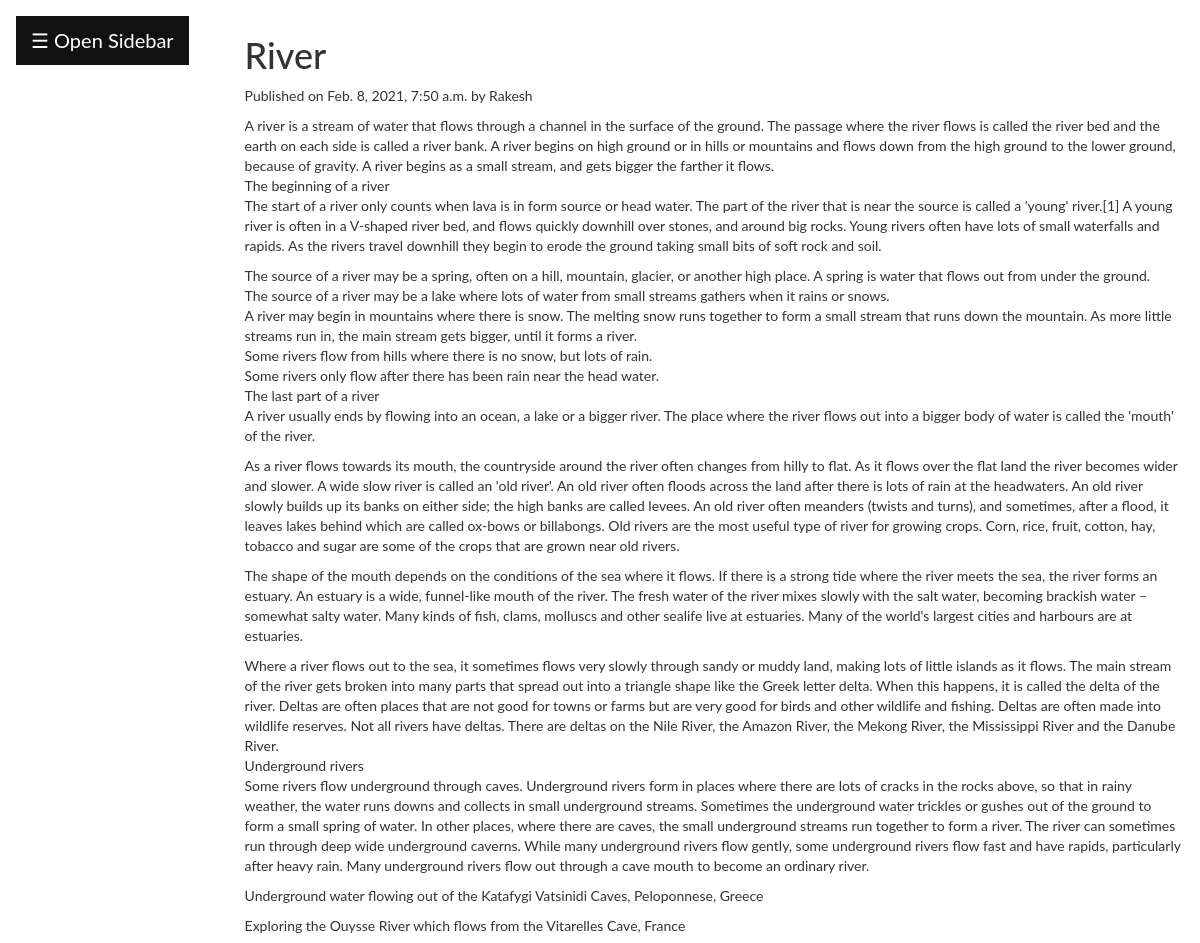
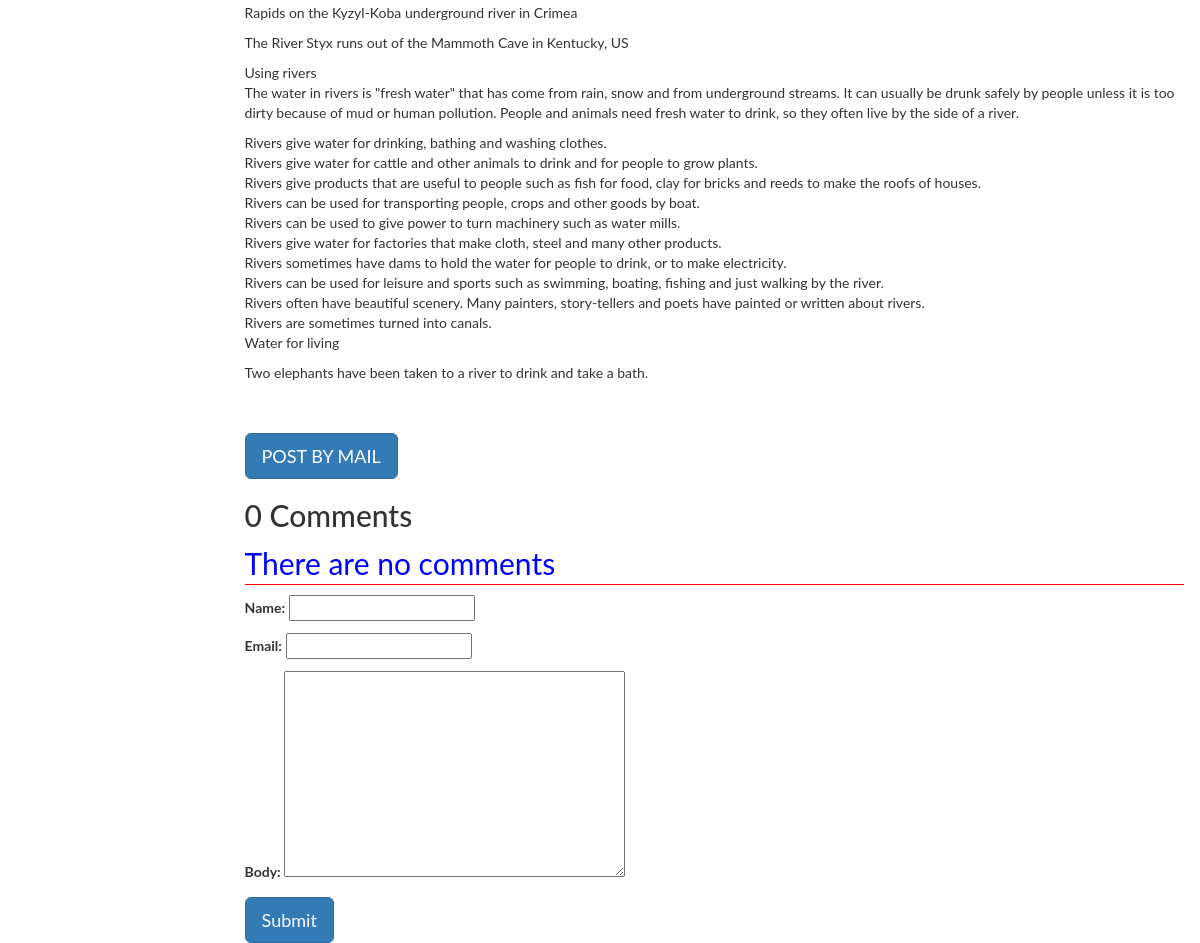
The app's page /2021/02/08/river with its own data (2 pictures, top to bottom).
### blogapp/models.py (models this page shows, shortened)
class Post(models.Model):
          tags=TaggableManager()
          STATUS_CHOICES=(('draft','Draft'),('published','Published'))
          title=models.CharField(max_length=256)
          slug=models.SlugField(max_length=264,unique_for_date='publish')
          author=models.ForeignKey(User,related_name='blog_posts',on_delete= models.CASCADE)
          body=models.TextField()
          publish=models.DateTimeField(default=timezone.now)
          created=models.DateTimeField(auto_now_add=True)
          updated=models.DateTimeField(auto_now=True)
          status= models.CharField(max_length=10,choices=STATUS_CHOICES,default='draft')
          objects=CustomManager()
          class Meta:
                ordering=('-publish',)
          def get_absolute_url(self):
                return reverse('post_detail',args=[self.publish.year,self.publish.strftime('%m'),self.publish.strftime('%d'),self.slug])

### blogapp/views.py (the view, shortened to what this page needs)
# urls.py: url(r'(?P<year>\d{4})/(?P<month>\d{2})/(?P<day>\d{2})/(?P<post>[-\w]+)',views.post_detail_view,name='post_detail'),
def post_detail_view(request,year,month,day,post):
    post=get_object_or_404(Post,slug=post,publish__year=year,publish__month=month,publish__day=day)
    comments=post.comments.filter(active=True)
    csubmit=False
    form=CommentForm()
    d={'post':post,'form':form,'csubmit':csubmit,'comments':comments}
    return render(request,'blogapp/post_detail.html',d)

### blogapp/forms.py
class CommentForm(forms.ModelForm):
    class Meta:
        model=Comment
        fields=('name','email','body')

### blogapp/models.py (called while the page is built)
    def get_queryset(self):
        return super().get_queryset().filter(status='published')

### blogapp/templatetags/mytags.py (called while the page is built)
@register.simple_tag
def total_posts():
    return Post.objects.count()

@register.inclusion_tag('blogapp/latest_post.html')
def show_latest_posts(count=3):
    latest_posts=Post.objects.order_by('-publish')[:count]
    return {'latest_posts':latest_posts}

@register.simple_tag
def get_most_commented_posts(count=2):
    return Post.objects.annotate(total_comments=Count('comments')).order_by('-total_comments')[:count]

### templates/blogapp/post_detail.html (shortened to what this page needs)
<html>
    {% extends 'blogapp/parent.html' %}
        {%block content_block%}
        <h1>{{post.title}}</h1>
        <p>Published on {{post.publish}} by {{post.author|title}}</p>
        {{post.body|linebreaks}} <br><br>
        <a href="/{{post.id}}/share" class='btn btn-lg btn-primary'>POST BY MAIL</a>
        {%with comments.count as comments_count%}
        <h2>{{comments_count}} Comment{{comments_count|pluralize}}</h2>
        {%endwith%}
        {%if comments%}
         {%for c in comments%}
         <p>Comment {{forloop.counter}} by {{c.name}}</p>
        <div>{{c.body|linebreaks}}</div>
        <hr>
        {%endfor%}
        {%else%}
         <p style="color:blue;font-size:30px;font-style:bold;border-bottom:1px red solid;">There are no comments</p>
        {%endif%}
         {%if csubmit%}
         <h2>Thank you..Your comment has been added successfully!!</h2>
         {%else%}
         <form  method="post">
           {{form.as_p}}
           <input type="submit" class='btn btn-lg btn-primary' value="Submit">
         </form>
         {%endif%}
        {%endblock%}

### templates/blogapp/parent.html (style rules this page uses)
body { font-family: "Lato", sans-serif; }

### records on screen
Post: title "River", publish "Feb. 8, 2021, 7:50 a.m.", author "Rakesh", body "A river is a stream of water that flows through a channel in the surface of the ground. The passage where the river flows is called the river bed and the earth on each side is called a river bank. A river begins on high ground or in hills or mountains and flows down from the high ground to the lower ground, because of gravity. A river begins as a small stream, and gets bigger the farther it flows. The beginning of a river The start of a river only counts when lava is in form source or head water. The part of the river that is near the source is called a 'young' river.[1] A young river is often in a V-shaped river bed, and flows quickly downhill over stones, and around big rocks. Young…"

### other values on screen
{{ comments_count }} "0"
